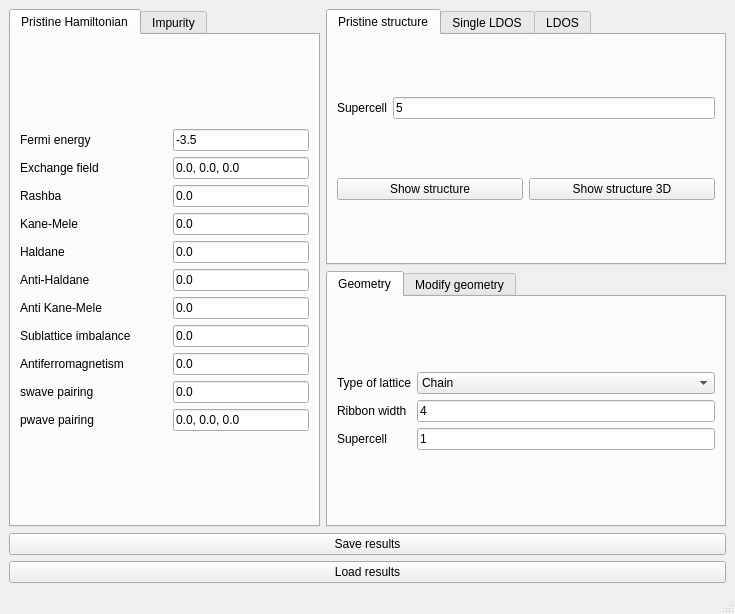
<?xml version="1.0" encoding="UTF-8"?>
<ui version="4.0">
 <class>MainWindow</class>
 <widget class="QMainWindow" name="MainWindow">
  <property name="geometry">
   <rect>
    <x>0</x>
    <y>0</y>
    <width>735</width>
    <height>614</height>
   </rect>
  </property>
  <property name="baseSize">
   <size>
    <width>0</width>
    <height>0</height>
   </size>
  </property>
  <property name="windowTitle">
   <string>Ribbon embedding</string>
  </property>
  <widget class="QWidget" name="centralwidget">
   <layout class="QGridLayout" name="gridLayout_6">
    <item row="1" column="1">
     <widget class="QTabWidget" name="tabWidget">
      <property name="currentIndex">
       <number>0</number>
      </property>
      <property name="documentMode">
       <bool>false</bool>
      </property>
      <property name="tabsClosable">
       <bool>false</bool>
      </property>
      <property name="movable">
       <bool>false</bool>
      </property>
      <widget class="QWidget" name="tab_2">
       <attribute name="title">
        <string>Geometry</string>
       </attribute>
       <layout class="QGridLayout" name="gridLayout_13">
        <item row="0" column="0">
         <layout class="QGridLayout" name="gridLayout_4">
          <item row="0" column="0">
           <widget class="BodyLabel" name="label_8">
            <property name="text">
             <string>Type of lattice</string>
            </property>
           </widget>
          </item>
          <item row="0" column="1">
           <widget class="ComboBox" name="lattice">
            <item>
             <property name="text">
              <string>Chain</string>
             </property>
            </item>
            <item>
             <property name="text">
              <string>Bichain</string>
             </property>
            </item>
            <item>
             <property name="text">
              <string>Honeycomb zigzag</string>
             </property>
            </item>
            <item>
             <property name="text">
              <string>Honeycomb armchair</string>
             </property>
            </item>
            <item>
             <property name="text">
              <string>Square</string>
             </property>
            </item>
            <item>
             <property name="text">
              <string>Triangular</string>
             </property>
            </item>
            <item>
             <property name="text">
              <string>Kagome</string>
             </property>
            </item>
            <item>
             <property name="text">
              <string>Lieb</string>
             </property>
            </item>
           </widget>
          </item>
          <item row="1" column="0">
           <widget class="BodyLabel" name="label_width">
            <property name="text">
             <string>Ribbon width</string>
            </property>
           </widget>
          </item>
          <item row="1" column="1">
           <widget class="LineEdit" name="ribbon_width">
            <property name="toolTip">
             <string>Number of unit cells across the ribbon's finite direction</string>
            </property>
            <property name="text">
             <string>4</string>
            </property>
           </widget>
          </item>
          <item row="2" column="1">
           <widget class="LineEdit" name="nsuper">
            <property name="text">
             <string>1</string>
            </property>
           </widget>
          </item>
          <item row="2" column="0">
           <widget class="BodyLabel" name="label_6">
            <property name="text">
             <string>Supercell</string>
            </property>
           </widget>
          </item>
         </layout>
        </item>
       </layout>
      </widget>
      <widget class="QWidget" name="tab_7">
       <attribute name="title">
        <string>Modify geometry</string>
       </attribute>
       <layout class="QVBoxLayout" name="verticalLayout">
        <item>
         <layout class="QGridLayout" name="gridLayout_25">
          <item row="0" column="0">
           <widget class="CheckBox" name="remove_single_bonded">
            <property name="toolTip">
             <string>Remove atoms that have a single bond in the structure</string>
            </property>
            <property name="text">
             <string>Remove single bonds</string>
            </property>
            <property name="checked">
             <bool>true</bool>
            </property>
           </widget>
          </item>
          <item row="1" column="0">
           <widget class="CheckBox" name="remove_selected">
            <property name="text">
             <string>Remove selected atoms</string>
            </property>
           </widget>
          </item>
          <item row="2" column="0">
           <widget class="PushButton" name="select_atoms_removal">
            <property name="text">
             <string>Select atoms to remove</string>
            </property>
           </widget>
          </item>
         </layout>
        </item>
       </layout>
      </widget>
     </widget>
    </item>
    <item row="6" column="0" colspan="2">
     <widget class="BodyLabel" name="info_tab">
      <property name="text">
       <string/>
      </property>
     </widget>
    </item>
    <item row="0" column="0" rowspan="2">
     <widget class="QTabWidget" name="tabWidget_2">
      <property name="currentIndex">
       <number>0</number>
      </property>
      <widget class="QWidget" name="tab_3">
       <attribute name="title">
        <string>Pristine Hamiltonian</string>
       </attribute>
       <layout class="QGridLayout" name="gridLayout_24">
        <item row="0" column="0">
         <layout class="QGridLayout" name="gridLayout">
          <item row="7" column="2">
           <widget class="LineEdit" name="mAB">
            <property name="text">
             <string>0.0</string>
            </property>
           </widget>
          </item>
          <item row="0" column="0">
           <widget class="BodyLabel" name="label_fermi">
            <property name="text">
             <string>Fermi energy</string>
            </property>
           </widget>
          </item>
          <item row="6" column="0">
           <widget class="BodyLabel" name="label_antikanemele">
            <property name="text">
             <string>Anti Kane-Mele</string>
            </property>
           </widget>
          </item>
          <item row="10" column="1">
           <widget class="BodyLabel" name="pwave_image">
            <property name="text">
             <string/>
            </property>
           </widget>
          </item>
          <item row="4" column="2">
           <widget class="LineEdit" name="haldane">
            <property name="text">
             <string>0.0</string>
            </property>
           </widget>
          </item>
          <item row="2" column="1">
           <widget class="BodyLabel" name="rashba_image">
            <property name="text">
             <string/>
            </property>
           </widget>
          </item>
          <item row="5" column="1">
           <widget class="BodyLabel" name="antihaldane_image">
            <property name="text">
             <string/>
            </property>
           </widget>
          </item>
          <item row="2" column="0">
           <widget class="BodyLabel" name="label_rashba">
            <property name="text">
             <string>Rashba</string>
            </property>
           </widget>
          </item>
          <item row="1" column="0">
           <widget class="BodyLabel" name="label_exchange">
            <property name="text">
             <string>Exchange field</string>
            </property>
           </widget>
          </item>
          <item row="7" column="1">
           <widget class="BodyLabel" name="mAB_image">
            <property name="text">
             <string/>
            </property>
           </widget>
          </item>
          <item row="8" column="1">
           <widget class="BodyLabel" name="mAF_image">
            <property name="text">
             <string/>
            </property>
           </widget>
          </item>
          <item row="1" column="2">
           <widget class="LineEdit" name="exchange">
            <property name="enabled">
             <bool>true</bool>
            </property>
            <property name="text">
             <string>0.0, 0.0, 0.0</string>
            </property>
           </widget>
          </item>
          <item row="3" column="1">
           <widget class="BodyLabel" name="kanemele_image">
            <property name="text">
             <string/>
            </property>
           </widget>
          </item>
          <item row="10" column="2">
           <widget class="LineEdit" name="pwave">
            <property name="minimumSize">
             <size>
              <width>100</width>
              <height>0</height>
             </size>
            </property>
            <property name="text">
             <string>0.0, 0.0, 0.0</string>
            </property>
           </widget>
          </item>
          <item row="5" column="0">
           <widget class="BodyLabel" name="label_antihaldane">
            <property name="text">
             <string>Anti-Haldane</string>
            </property>
           </widget>
          </item>
          <item row="9" column="1">
           <widget class="BodyLabel" name="swave_image">
            <property name="text">
             <string/>
            </property>
           </widget>
          </item>
          <item row="8" column="2">
           <widget class="LineEdit" name="mAF">
            <property name="enabled">
             <bool>true</bool>
            </property>
            <property name="text">
             <string>0.0</string>
            </property>
           </widget>
          </item>
          <item row="0" column="1">
           <widget class="BodyLabel" name="fermi_image">
            <property name="minimumSize">
             <size>
              <width>30</width>
              <height>0</height>
             </size>
            </property>
            <property name="text">
             <string/>
            </property>
           </widget>
          </item>
          <item row="8" column="0">
           <widget class="BodyLabel" name="label_mAF">
            <property name="text">
             <string>Antiferromagnetism</string>
            </property>
           </widget>
          </item>
          <item row="9" column="0">
           <widget class="BodyLabel" name="label_swave">
            <property name="text">
             <string>swave pairing</string>
            </property>
           </widget>
          </item>
          <item row="3" column="2">
           <widget class="LineEdit" name="kanemele">
            <property name="enabled">
             <bool>true</bool>
            </property>
            <property name="text">
             <string>0.0</string>
            </property>
           </widget>
          </item>
          <item row="6" column="1">
           <widget class="BodyLabel" name="antikanemele_image">
            <property name="text">
             <string/>
            </property>
           </widget>
          </item>
          <item row="4" column="0">
           <widget class="BodyLabel" name="label_haldane">
            <property name="text">
             <string>Haldane</string>
            </property>
           </widget>
          </item>
          <item row="1" column="1">
           <widget class="BodyLabel" name="exchange_image">
            <property name="text">
             <string/>
            </property>
           </widget>
          </item>
          <item row="2" column="2">
           <widget class="LineEdit" name="rashba">
            <property name="enabled">
             <bool>true</bool>
            </property>
            <property name="text">
             <string>0.0</string>
            </property>
           </widget>
          </item>
          <item row="5" column="2">
           <widget class="LineEdit" name="antihaldane">
            <property name="text">
             <string>0.0</string>
            </property>
           </widget>
          </item>
          <item row="7" column="0">
           <widget class="BodyLabel" name="label_mAB">
            <property name="text">
             <string>Sublattice imbalance</string>
            </property>
           </widget>
          </item>
          <item row="6" column="2">
           <widget class="LineEdit" name="antikanemele">
            <property name="enabled">
             <bool>true</bool>
            </property>
            <property name="text">
             <string>0.0</string>
            </property>
           </widget>
          </item>
          <item row="10" column="0">
           <widget class="BodyLabel" name="label_pwave">
            <property name="text">
             <string>pwave pairing</string>
            </property>
           </widget>
          </item>
          <item row="9" column="2">
           <widget class="LineEdit" name="swave">
            <property name="enabled">
             <bool>true</bool>
            </property>
            <property name="text">
             <string>0.0</string>
            </property>
           </widget>
          </item>
          <item row="0" column="2">
           <widget class="LineEdit" name="fermi">
            <property name="enabled">
             <bool>true</bool>
            </property>
            <property name="text">
             <string>-3.5</string>
            </property>
           </widget>
          </item>
          <item row="3" column="0">
           <widget class="BodyLabel" name="label_kanemele">
            <property name="text">
             <string>Kane-Mele</string>
            </property>
           </widget>
          </item>
          <item row="4" column="1">
           <widget class="BodyLabel" name="haldane_image">
            <property name="text">
             <string/>
            </property>
           </widget>
          </item>
         </layout>
        </item>
       </layout>
      </widget>
      <widget class="QWidget" name="tab_5">
       <attribute name="title">
        <string>Impurity</string>
       </attribute>
       <layout class="QGridLayout" name="gridLayout_2">
        <item row="0" column="1">
         <widget class="BodyLabel" name="fermi_impurity_image">
          <property name="baseSize">
           <size>
            <width>40</width>
            <height>0</height>
           </size>
          </property>
          <property name="text">
           <string/>
          </property>
         </widget>
        </item>
        <item row="2" column="0">
         <widget class="BodyLabel" name="label_19">
          <property name="text">
           <string>Supercell with impurities</string>
          </property>
         </widget>
        </item>
        <item row="0" column="0">
         <widget class="BodyLabel" name="label_2">
          <property name="text">
           <string>Impurity potential</string>
          </property>
         </widget>
        </item>
        <item row="0" column="2">
         <widget class="LineEdit" name="impurity_potential">
          <property name="text">
           <string>10</string>
          </property>
         </widget>
        </item>
        <item row="3" column="0" colspan="3">
         <widget class="PushButton" name="select_impurity_sites">
          <property name="text">
           <string>Select the sites with impurities</string>
          </property>
         </widget>
        </item>
        <item row="2" column="2">
         <widget class="LineEdit" name="nsuper_impurity">
          <property name="enabled">
           <bool>false</bool>
          </property>
          <property name="text">
           <string>1</string>
          </property>
         </widget>
        </item>
        <item row="1" column="0">
         <widget class="BodyLabel" name="label_3">
          <property name="text">
           <string>Impurity exchange</string>
          </property>
         </widget>
        </item>
        <item row="1" column="2">
         <widget class="LineEdit" name="impurity_exchange">
          <property name="text">
           <string>0.0, 0.0, 0.0</string>
          </property>
         </widget>
        </item>
        <item row="1" column="1">
         <widget class="BodyLabel" name="exchange_impurity_image">
          <property name="baseSize">
           <size>
            <width>40</width>
            <height>0</height>
           </size>
          </property>
          <property name="text">
           <string/>
          </property>
         </widget>
        </item>
       </layout>
      </widget>
     </widget>
    </item>
    <item row="5" column="0" colspan="2">
     <widget class="PushButton" name="save_results">
      <property name="text">
       <string>Save results</string>
      </property>
     </widget>
    </item>
    <item row="6" column="0" colspan="2">
     <widget class="PushButton" name="load_results">
      <property name="text">
       <string>Load results</string>
      </property>
     </widget>
    </item>
    <item row="0" column="1">
     <widget class="QTabWidget" name="tabWidget_3">
      <property name="enabled">
       <bool>true</bool>
      </property>
      <property name="minimumSize">
       <size>
        <width>400</width>
        <height>0</height>
       </size>
      </property>
      <property name="baseSize">
       <size>
        <width>0</width>
        <height>0</height>
       </size>
      </property>
      <property name="currentIndex">
       <number>0</number>
      </property>
      <widget class="QWidget" name="tab_4">
       <attribute name="title">
        <string>Pristine structure</string>
       </attribute>
       <layout class="QGridLayout" name="gridLayout_19">
        <item row="1" column="0">
         <widget class="PushButton" name="show_structure">
          <property name="text">
           <string>Show structure</string>
          </property>
         </widget>
        </item>
        <item row="1" column="1">
         <widget class="PushButton" name="show_structure_3d">
          <property name="text">
           <string>Show structure 3D</string>
          </property>
         </widget>
        </item>
        <item row="0" column="0" colspan="2">
         <layout class="QGridLayout" name="gridLayout_3">
          <item row="0" column="1">
           <widget class="LineEdit" name="nsuper_struct">
            <property name="text">
             <string>5</string>
            </property>
           </widget>
          </item>
          <item row="0" column="0">
           <widget class="BodyLabel" name="label_7">
            <property name="text">
             <string>Supercell</string>
            </property>
           </widget>
          </item>
         </layout>
        </item>
       </layout>
      </widget>
      <widget class="QWidget" name="tab">
       <attribute name="title">
        <string>Single LDOS</string>
       </attribute>
       <layout class="QGridLayout" name="gridLayout_7">
        <item row="0" column="0">
         <layout class="QGridLayout" name="gridLayout_5">
          <item row="0" column="0">
           <widget class="BodyLabel" name="label_9">
            <property name="text">
             <string>Energy</string>
            </property>
           </widget>
          </item>
          <item row="4" column="0" colspan="2">
           <widget class="PushButton" name="show_embedding_ldos">
            <property name="text">
             <string>Show LDOS</string>
            </property>
           </widget>
          </item>
          <item row="1" column="0">
           <widget class="BodyLabel" name="label_14">
            <property name="text">
             <string>Smearing</string>
            </property>
           </widget>
          </item>
          <item row="0" column="1">
           <widget class="LineEdit" name="energy_embedding_ldos">
            <property name="text">
             <string>0.0</string>
            </property>
           </widget>
          </item>
          <item row="2" column="0">
           <widget class="BodyLabel" name="label_15">
            <property name="text">
             <string>k-mesh accuracy</string>
            </property>
           </widget>
          </item>
          <item row="1" column="1">
           <widget class="LineEdit" name="delta_embedding_ldos">
            <property name="text">
             <string>0.01</string>
            </property>
           </widget>
          </item>
          <item row="2" column="1">
           <widget class="LineEdit" name="nk_scaling_embedding_ldos">
            <property name="toolTip">
             <string>Accuracy in the k-mesh, higher values are more accurate yet more computationally expensive</string>
            </property>
            <property name="text">
             <string>1.0</string>
            </property>
           </widget>
          </item>
          <item row="3" column="1">
           <widget class="LineEdit" name="ncells_embedding_ldos">
            <property name="text">
             <string>21</string>
            </property>
           </widget>
          </item>
          <item row="3" column="0">
           <widget class="BodyLabel" name="label_17">
            <property name="text">
             <string>Number of unit cells</string>
            </property>
           </widget>
          </item>
         </layout>
        </item>
       </layout>
      </widget>
      <widget class="QWidget" name="tab_14">
       <attribute name="title">
        <string>LDOS</string>
       </attribute>
       <layout class="QGridLayout" name="gridLayout_28">
        <item row="0" column="0">
         <layout class="QGridLayout" name="gridLayout_27">
          <item row="0" column="0">
           <widget class="BodyLabel" name="label_44">
            <property name="text">
             <string>Energy window</string>
            </property>
           </widget>
          </item>
          <item row="3" column="1">
           <widget class="LineEdit" name="nk_scaling_embedding_ldos_sweep">
            <property name="toolTip">
             <string>Number of kpoints used</string>
            </property>
            <property name="text">
             <string>1.0</string>
            </property>
           </widget>
          </item>
          <item row="6" column="0" colspan="2">
           <widget class="PushButton" name="show_embedding_ldos_sweep">
            <property name="enabled">
             <bool>true</bool>
            </property>
            <property name="text">
             <string>Show LDOS</string>
            </property>
           </widget>
          </item>
          <item row="0" column="1">
           <widget class="LineEdit" name="energy_window_embedding_ldos_sweep">
            <property name="toolTip">
             <string>Energy window</string>
            </property>
            <property name="text">
             <string>0.5</string>
            </property>
           </widget>
          </item>
          <item row="3" column="0">
           <widget class="BodyLabel" name="label_45">
            <property name="text">
             <string>k-mesh accuracy</string>
            </property>
           </widget>
          </item>
          <item row="4" column="0">
           <widget class="BodyLabel" name="label_46">
            <property name="text">
             <string>Number of unit cells</string>
            </property>
           </widget>
          </item>
          <item row="4" column="1">
           <widget class="LineEdit" name="ncells_embedding_ldos_sweep">
            <property name="toolTip">
             <string>Number of replicas of the unit cell to plot</string>
            </property>
            <property name="text">
             <string>11</string>
            </property>
           </widget>
          </item>
          <item row="2" column="1">
           <widget class="LineEdit" name="delta_embedding_ldos_sweep">
            <property name="toolTip">
             <string>Energy smearing</string>
            </property>
            <property name="text">
             <string>0.05</string>
            </property>
           </widget>
          </item>
          <item row="2" column="0">
           <widget class="BodyLabel" name="label_43">
            <property name="text">
             <string>Smearing</string>
            </property>
           </widget>
          </item>
          <item row="1" column="0">
           <widget class="BodyLabel" name="label_18">
            <property name="text">
             <string>Number of energies</string>
            </property>
           </widget>
          </item>
          <item row="1" column="1">
           <widget class="LineEdit" name="num_energies_embedding_ldos_sweep">
            <property name="text">
             <string>10</string>
            </property>
           </widget>
          </item>
         </layout>
        </item>
       </layout>
      </widget>
     </widget>
    </item>
   </layout>
  </widget>
  <widget class="QMenuBar" name="menubar">
   <property name="geometry">
    <rect>
     <x>0</x>
     <y>0</y>
     <width>735</width>
     <height>22</height>
    </rect>
   </property>
  </widget>
  <widget class="QStatusBar" name="statusbar"/>
 </widget>
 <customwidgets>
 <customwidget>
  <class>BodyLabel</class>
  <extends>QLabel</extends>
  <header>qfluentwidgets</header>
 </customwidget>
 <customwidget>
  <class>CheckBox</class>
  <extends>QCheckBox</extends>
  <header>qfluentwidgets</header>
 </customwidget>
 <customwidget>
  <class>ComboBox</class>
  <extends>QComboBox</extends>
  <header>qfluentwidgets</header>
 </customwidget>
 <customwidget>
  <class>LineEdit</class>
  <extends>QLineEdit</extends>
  <header>qfluentwidgets</header>
 </customwidget>
 <customwidget>
  <class>PushButton</class>
  <extends>QPushButton</extends>
  <header>qfluentwidgets</header>
 </customwidget>
</customwidgets>
<resources/>
 <connections/>
</ui>
